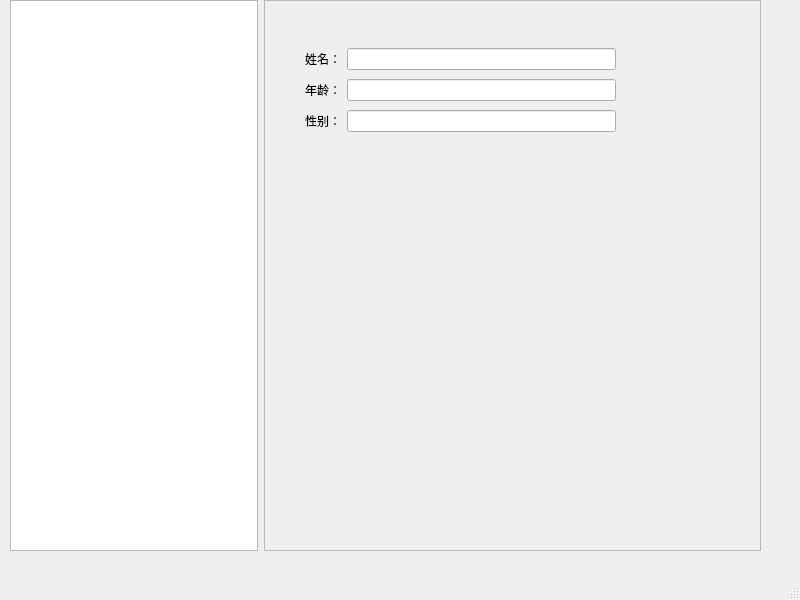
<?xml version="1.0" encoding="UTF-8"?>
<ui version="4.0">
 <class>MainWindow</class>
 <widget class="QMainWindow" name="MainWindow">
  <property name="geometry">
   <rect>
    <x>0</x>
    <y>0</y>
    <width>800</width>
    <height>600</height>
   </rect>
  </property>
  <property name="windowTitle">
   <string>MainWindow</string>
  </property>
  <widget class="QWidget" name="centralwidget">
   <widget class="QWidget" name="">
    <property name="geometry">
     <rect>
      <x>10</x>
      <y>0</y>
      <width>751</width>
      <height>551</height>
     </rect>
    </property>
    <layout class="QHBoxLayout" name="horizontalLayout">
     <item>
      <widget class="QTreeView" name="treeView">
       <property name="sizePolicy">
        <sizepolicy hsizetype="Expanding" vsizetype="Expanding">
         <horstretch>1</horstretch>
         <verstretch>0</verstretch>
        </sizepolicy>
       </property>
      </widget>
     </item>
     <item>
      <widget class="QFrame" name="frame">
       <property name="sizePolicy">
        <sizepolicy hsizetype="Expanding" vsizetype="Expanding">
         <horstretch>2</horstretch>
         <verstretch>0</verstretch>
        </sizepolicy>
       </property>
       <property name="frameShape">
        <enum>QFrame::StyledPanel</enum>
       </property>
       <property name="frameShadow">
        <enum>QFrame::Raised</enum>
       </property>
       <widget class="QWidget" name="">
        <property name="geometry">
         <rect>
          <x>41</x>
          <y>45</y>
          <width>311</width>
          <height>91</height>
         </rect>
        </property>
        <layout class="QFormLayout" name="formLayout">
         <item row="0" column="0">
          <widget class="QLabel" name="label_2">
           <property name="sizePolicy">
            <sizepolicy hsizetype="Expanding" vsizetype="Preferred">
             <horstretch>1</horstretch>
             <verstretch>0</verstretch>
            </sizepolicy>
           </property>
           <property name="text">
            <string>姓名：</string>
           </property>
          </widget>
         </item>
         <item row="0" column="1">
          <widget class="QLineEdit" name="lineEdit_2">
           <property name="sizePolicy">
            <sizepolicy hsizetype="Expanding" vsizetype="Fixed">
             <horstretch>2</horstretch>
             <verstretch>0</verstretch>
            </sizepolicy>
           </property>
          </widget>
         </item>
         <item row="1" column="0">
          <widget class="QLabel" name="label_3">
           <property name="text">
            <string>年龄：</string>
           </property>
          </widget>
         </item>
         <item row="1" column="1">
          <widget class="QLineEdit" name="lineEdit_3"/>
         </item>
         <item row="2" column="0">
          <widget class="QLabel" name="label">
           <property name="enabled">
            <bool>true</bool>
           </property>
           <property name="sizePolicy">
            <sizepolicy hsizetype="Preferred" vsizetype="Expanding">
             <horstretch>0</horstretch>
             <verstretch>0</verstretch>
            </sizepolicy>
           </property>
           <property name="text">
            <string>性别：</string>
           </property>
          </widget>
         </item>
         <item row="2" column="1">
          <widget class="QLineEdit" name="lineEdit"/>
         </item>
        </layout>
       </widget>
      </widget>
     </item>
    </layout>
   </widget>
  </widget>
  <widget class="QMenuBar" name="menubar">
   <property name="geometry">
    <rect>
     <x>0</x>
     <y>0</y>
     <width>800</width>
     <height>26</height>
    </rect>
   </property>
  </widget>
  <widget class="QStatusBar" name="statusbar"/>
 </widget>
 <resources/>
 <connections/>
</ui>
